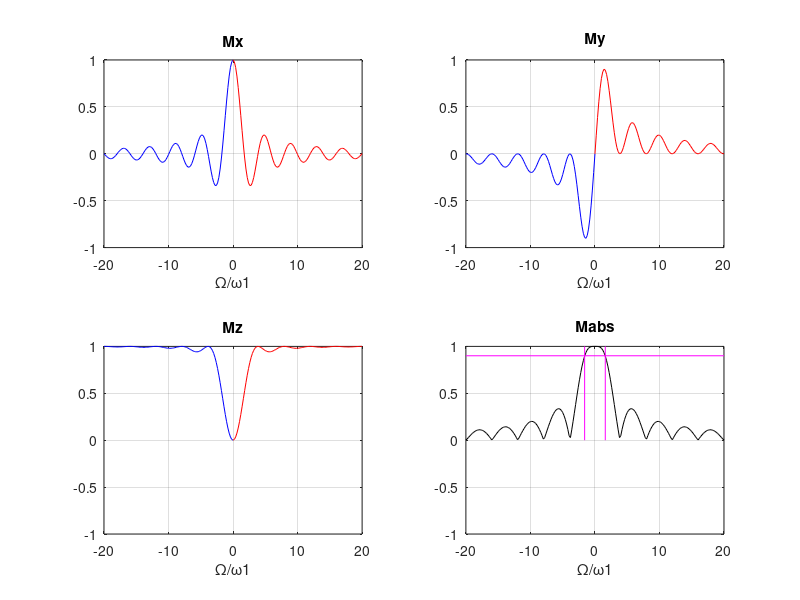
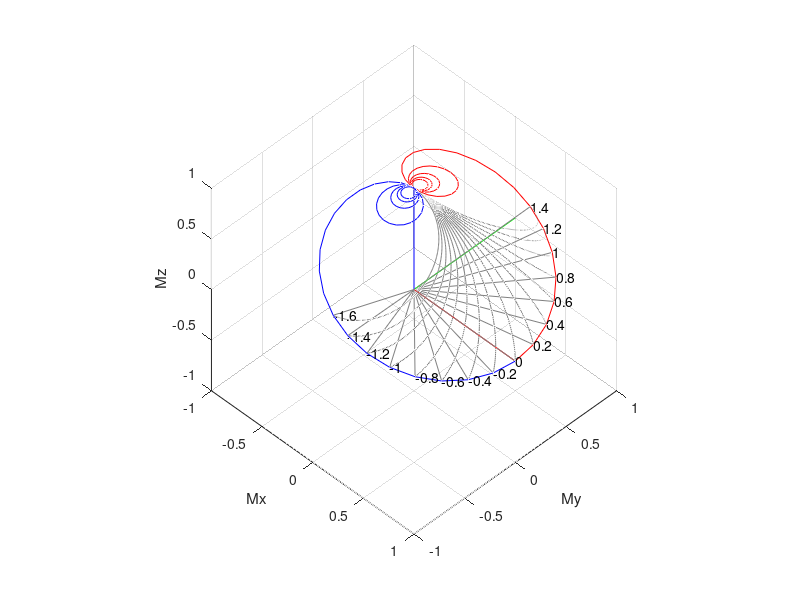
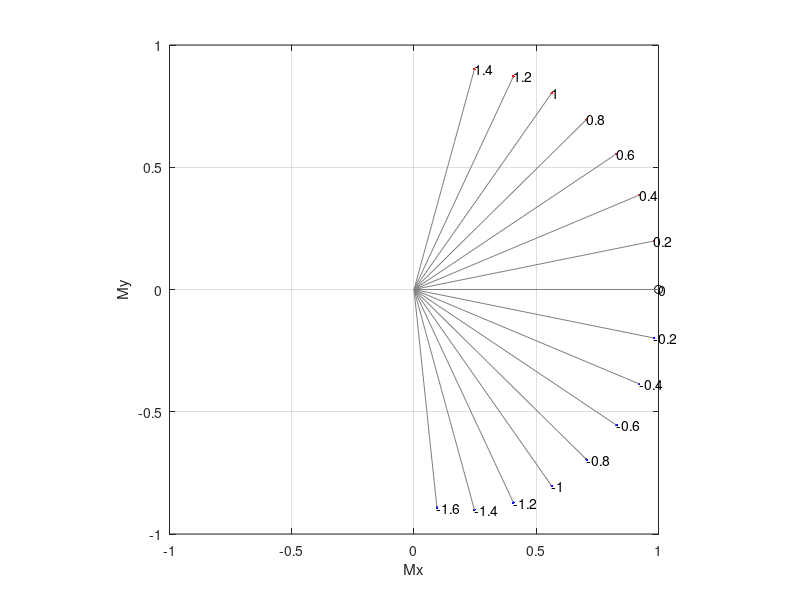
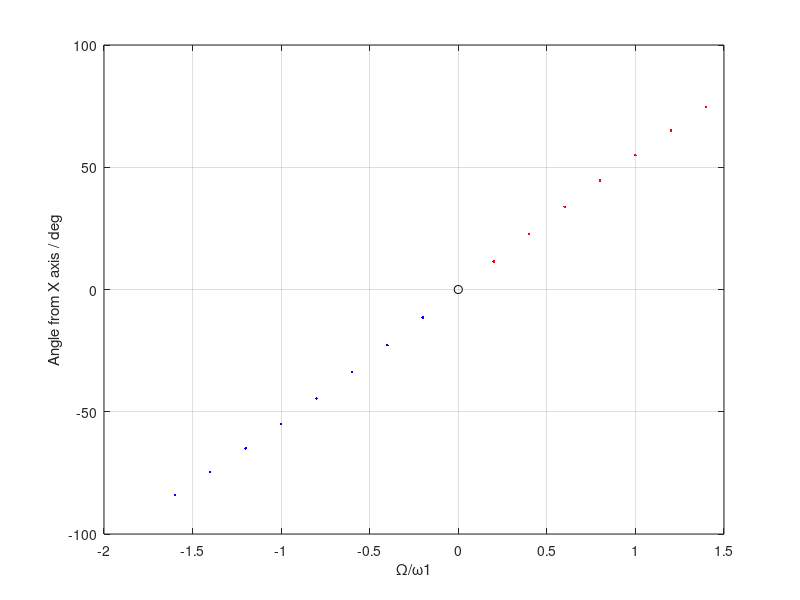

The MATLAB source for these figures, in order:
% Keeler, J. Understanding NMR Spectrscopy, 1st Ed. P.71-
clear
close all

offset_vec = [-20:0.2:20]';% The ratio between offset Omega and B1 frequency omega1, OMEGA/omega1 = deltaB/B1
tm_id = floor(length(offset_vec)/2);
theta_vec = atan2(ones(size(offset_vec)),offset_vec);% tilt angle of the effective field from B0

p_ang = 90;
beta_vec = p_ang/180*pi*sqrt(1 + offset_vec.^2);% p_ang pulse at on-resonance

% In the case of on-resonance 90 pulse
% theta is pi/2 and beta is pi/2.

%    Onew = [0 sin(theta) cos(theta)]*cos(theta);
%    xnew = [0 -cos(theta) sin(theta)]*sin(theta);
%    ynew = [1 0 0]*sin(theta);
%    Pnew = cos(beta)*xnew+sin(beta)*ynew + Onew;
xnew = [zeros(size(theta_vec)) -cos(theta_vec).*sin(theta_vec) sin(theta_vec).*sin(theta_vec)];
ynew = [sin(theta_vec) zeros(size(theta_vec)) zeros(size(theta_vec))];
Onew = [zeros(size(theta_vec)) sin(theta_vec).*cos(theta_vec) cos(theta_vec).*cos(theta_vec)];
Pnew = cos(repmat(beta_vec,1,3)).*xnew + sin(repmat(beta_vec,1,3)).*ynew + Onew;
x_vec = Pnew(:,1);
y_vec = Pnew(:,2);
z_vec = Pnew(:,3);

% Figure 4.28, 90y pulse version (original is 90x pulse)
figure('Name','Figure 4.28','NumberTitle','off')
subplot(2,2,1)
plot(offset_vec(1:tm_id+1),x_vec(1:tm_id+1),'b')
hold on
plot(offset_vec(tm_id+1:end),x_vec(tm_id+1:end),'r')
hold off
ylim([-1 1])
grid on
title('Mx');
xlabel('\Omega/\omega1')

subplot(2,2,2)
plot(offset_vec(1:tm_id+1),y_vec(1:tm_id+1),'b')
hold on
plot(offset_vec(tm_id+1:end),y_vec(tm_id+1:end),'r')
hold off
ylim([-1 1])
grid on
title('My');
xlabel('\Omega/\omega1')

subplot(2,2,3)
plot(offset_vec(1:tm_id+1),z_vec(1:tm_id+1),'b')
hold on
plot(offset_vec(tm_id+1:end),z_vec(tm_id+1:end),'r')
hold off
ylim([-1 1])
grid on
title('Mz');
xlabel('\Omega/\omega1')

subplot(2,2,4)
plot(offset_vec,sqrt(x_vec.^2+y_vec.^2),'k')
hold on
plot(xlim,[0.9 0.9],'m')% 90% line
plot([1.6 1.6],ylim,'m')% vertical line
plot([-1.6 -1.6],ylim,'m')% vertical line
hold off
ylim([-1 1])
grid on
title('Mabs');
xlabel('\Omega/\omega1')

% Figure 4.27A
figure('Name','Figure 4.27A Path of Magnetizatin with Offset','NumberTitle','off')
plot3(x_vec(1:tm_id+1),y_vec(1:tm_id+1),z_vec(1:tm_id+1),'b')% Trajectory of the tip of magnatization, negative offset
hold on
plot3(x_vec(tm_id+1:end),y_vec(tm_id+1:end),z_vec(tm_id+1:end),'r')
plot3([0 1],[0 0],[0 0],'r-')% X-axis
plot3([0 0],[0 1],[0 0],'g-')% y-axis
plot3([0 0],[0 0],[0 1],'b-')% z-axis
hold off
xlabel('Mx');ylabel('My');zlabel('Mz');
grid on
axis equal
xlim([-1 1]);ylim([-1 1]);zlim([-1 1])

disp_limit = 1.6;% Offsets between -disp_limit and disp_limit are displayed
disp_id_vec = nonzeros(ismember(find(offset_vec > -disp_limit),find(offset_vec < disp_limit)).*find(offset_vec >  -disp_limit));

hold on
for ii = 1:length(disp_id_vec)
   text(x_vec(disp_id_vec(ii)),y_vec(disp_id_vec(ii)),z_vec(disp_id_vec(ii)),num2str(offset_vec(disp_id_vec(ii))))
   % plot3(x_vec(disp_id_vec(ii)),y_vec(disp_id_vec(ii)),z_vec(disp_id_vec(ii)),'k.')
   plot3([0 x_vec(disp_id_vec(ii))],[0 y_vec(disp_id_vec(ii))],[0 z_vec(disp_id_vec(ii))],'-','color',[0.5 0.5 0.5])
      
   theta = theta_vec(disp_id_vec(ii));
   beta = beta_vec(disp_id_vec(ii));
   beta_vec2 = [0:1:beta/pi*180]/180*pi;
   xnew = [0 -cos(theta) sin(theta)]*sin(theta);
   ynew = [1 0 0]*sin(theta);
   Onew = [0 sin(theta) cos(theta)]*cos(theta);
   Pnew = repmat(cos(beta_vec2),3,1).*repmat(xnew',1,length(beta_vec2)) + ... 
          repmat(sin(beta_vec2),3,1).*repmat(ynew',1,length(beta_vec2)) + ...
          repmat(Onew',1,length(beta_vec2));
   x_vec2 = Pnew(1,:);
   y_vec2 = Pnew(2,:);
   z_vec2 = Pnew(3,:);
   plot3(x_vec2,y_vec2,z_vec2,'-','color',[0.5 0.5 0.5])
end
hold off
view(45,45)

% Figure 4.27B
figure('Name','Figure 4.27B Projection of Figure 4.27A to X-Y plane','NumberTitle','off')
offset_id1 = disp_id_vec(1);
offset_id2 = disp_id_vec(end);
plot(x_vec(offset_id1:tm_id),y_vec(offset_id1:tm_id),'b.')
hold on
plot(x_vec(tm_id+1),y_vec(tm_id+1),'ok')
plot(x_vec(tm_id+2:offset_id2),y_vec(tm_id+2:offset_id2),'r.')
for ii = 1:length(disp_id_vec)
   text(x_vec(disp_id_vec(ii)),y_vec(disp_id_vec(ii)),num2str(offset_vec(disp_id_vec(ii))))
   plot([0 x_vec(disp_id_vec(ii))],[0 y_vec(disp_id_vec(ii))],'-','color',[0.5 0.5 0.5])
end

hold off
axis equal
xlim([-1 1])
ylim([-1 1])
grid on
xlabel('Mx')
ylabel('My')

% Figure 5.11(b)
figure('Name','Figure Figure 5.11(b) Dependent of Phase on Offset','NumberTitle','off')
% theta2_vec=atan(y_vec./x_vec);
theta2_vec=atan2(y_vec,x_vec);
plot(offset_vec(offset_id1:tm_id),theta2_vec(offset_id1:tm_id)/pi*180,'b.')
hold on
plot(offset_vec(tm_id+1),theta2_vec(tm_id+1)/pi*180,'ok')
plot(offset_vec(tm_id+2:offset_id2),theta2_vec(tm_id+2:offset_id2)/pi*180,'r.')
hold off
grid on
xlabel('\Omega/\omega1')
ylabel('Angle from X axis / deg')

% plot(offset_vec,x_vec)
% hold on
% plot(offset_vec,y_vec,'r')
% plot(offset_vec,sqrt(x_vec.^2+y_vec.^2),'g')
% hold off
% ylim([-1 1])

% Figure 4.28(c)
figure('Name','Figure 4.28(c) Mabs vs. Sinc function','NumberTitle','off')
plot(offset_vec,sqrt(x_vec.^2+y_vec.^2),'b')
ylim([0 1.6])
sinc_y = pi/2*sin(pi/4*offset_vec)./(pi/4*offset_vec);
hold on
plot(offset_vec,abs(sinc_y),'r');
hold off
grid on
% title('Mabs');
legend('Mabs','abs(sinc)')
xlabel('\Omega/\omega1')